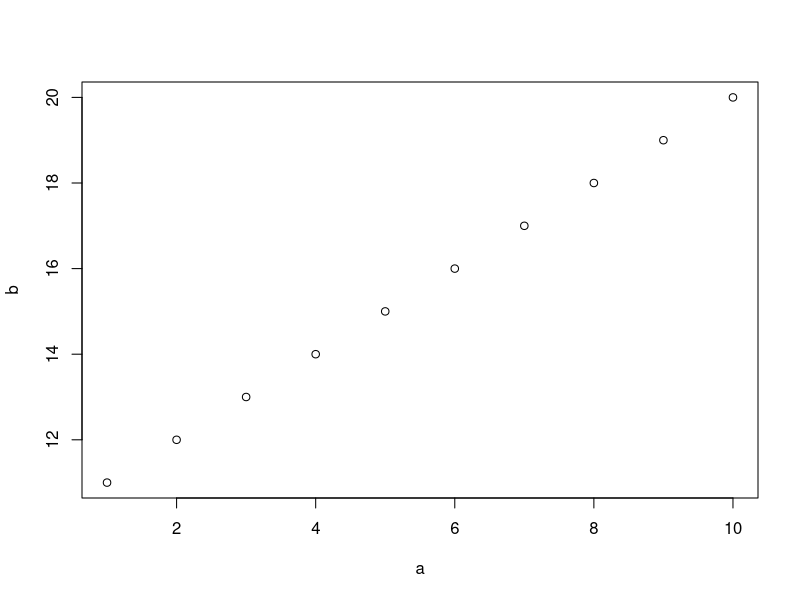
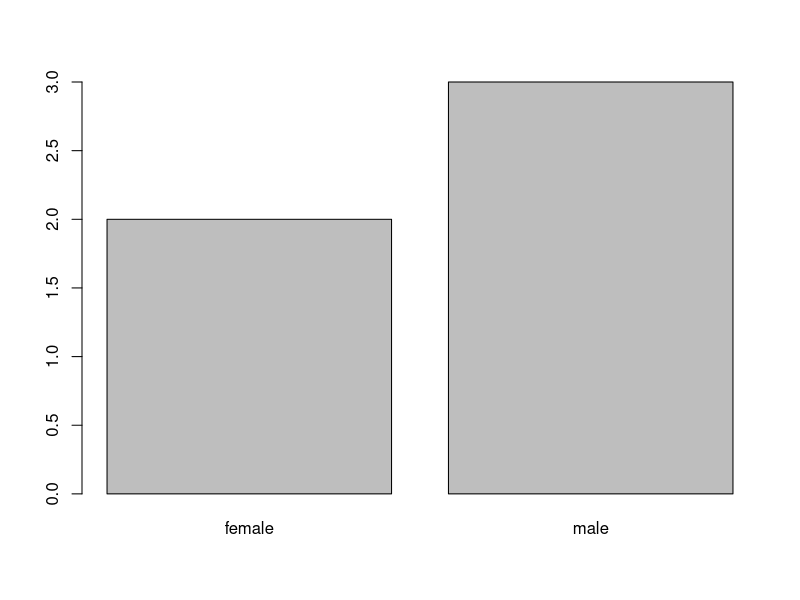
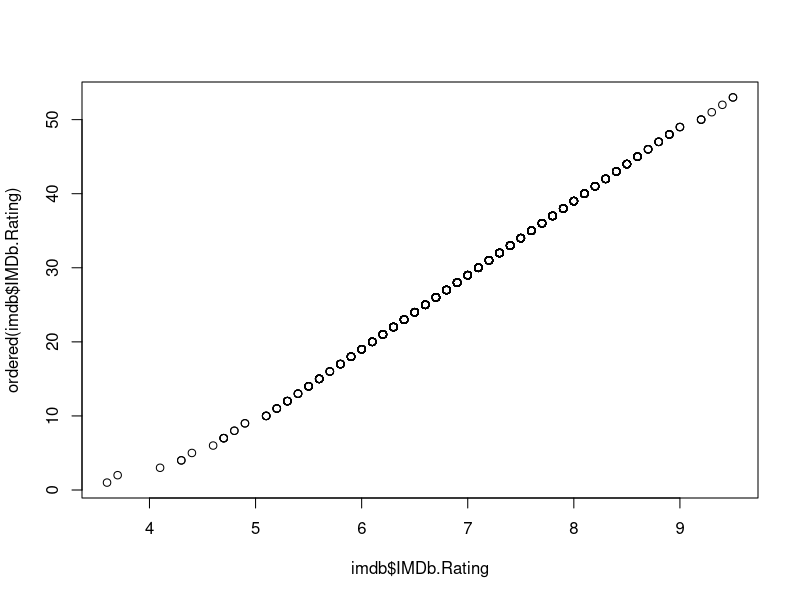
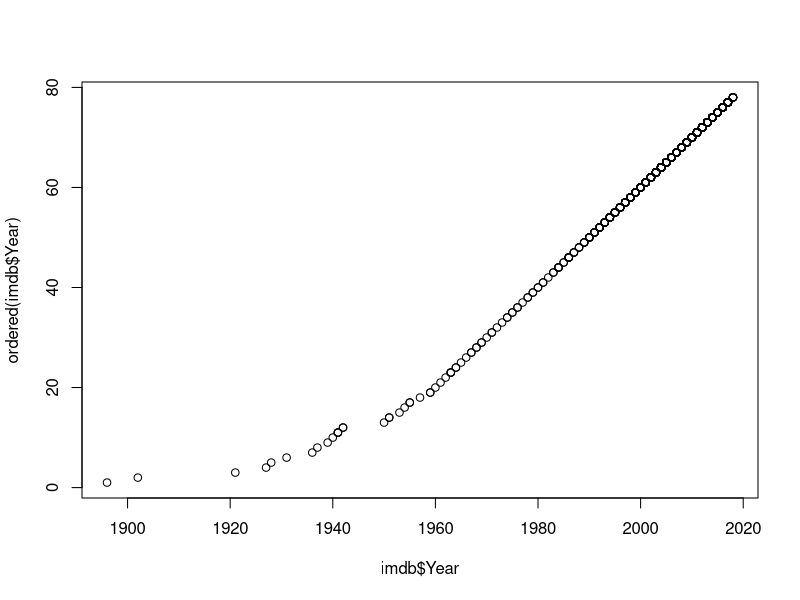
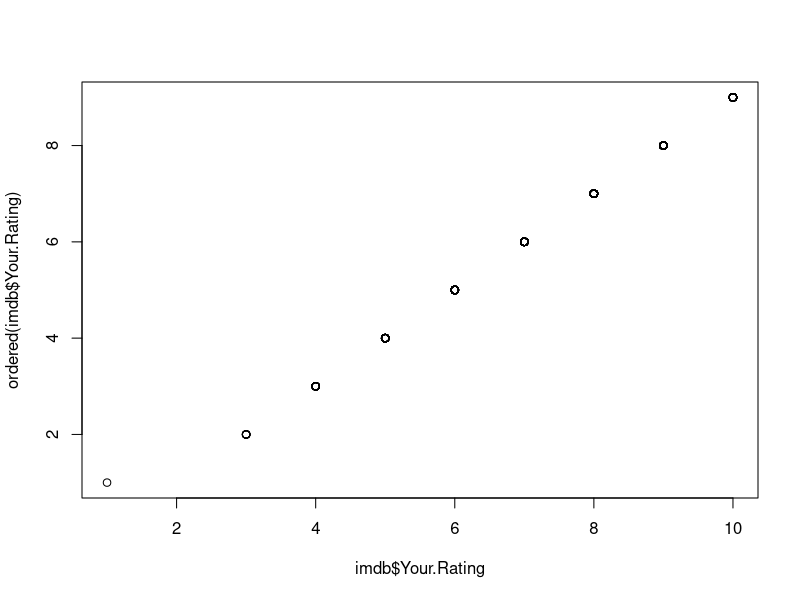

Reproduce these figures in R, in order.
#Eerste test
a <- as.numeric(1:10)
b <- as.integer(11:20)
c <- as.logical(0, 1)
d <- as.complex(30 + 4i)
e <- as.character("z", "y", "x")

plot(a, b)

f <- 21:30

#Factors: Factors are used to represent categorical data. Factors can be unordered or ordered.
#One can think of a factor as an integer vector where each integer has a label.
g <- factor(c("male", "male", "female", "male", "female"))
plot(g)
table(g)

#Inf = infinity, NA = missing, NAN = not a number
1 / Inf
1 / 0
0 / 0
is.na(a)
is.nan(c)
is.na(g)
is.nan(g)

#Data frames is tabular data but in different data types (different than matrix)
h <- data.frame(foo = 1:4, bar = c(T, T, F, F))
h
nrow(h)
ncol(h)

names(g)
names(h)

#Reading data (reading tabular data)
read.csv("Source_files/ratings.csv")
imdb <- read.csv("Source_files/ratings.csv")
summary(imdb)

classes <- sapply(imdb, class)
classes

plot(imdb$IMDb.Rating, ordered(imdb$IMDb.Rating))
plot(imdb$Year, ordered(imdb$Year))
plot(imdb$Your.Rating, ordered(imdb$Your.Rating))

#Test missing value delete
imdbcomplete <- complete.cases(imdb)
imdbcomplete